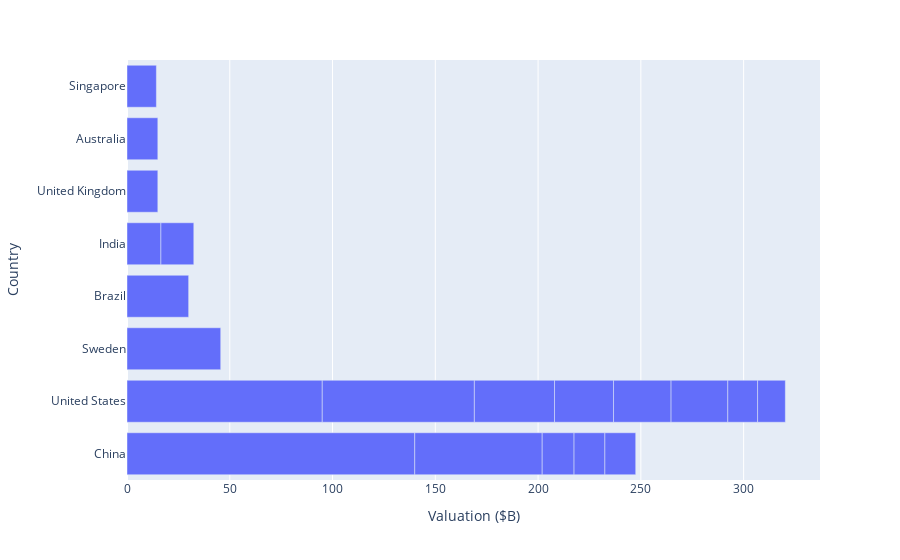

Notebook code cell kept with this figure:
### Code cell
# Bar chart shown horitzally top 20 companies valuation from each country
top_20_fig = px.bar(top_countries, x='Valuation ($B)', y='Country', orientation="h")
top_20_fig.show()

### Figure 1 — Plotly figure (JSON) as saved in the notebook; plotly's stock layout.template omitted (floating-point values rounded to 4 significant figures)
{"data": [{"alignmentgroup": "True", "hovertemplate": "Valuation ($B)=%{x}<br>Country=%{y}<extra></extra>", "legendgroup": "", "marker": {"color": "#636efa", "pattern": {"shape": ""}}, "name": "", "offsetgroup": "", "orientation": "h", "showlegend": false, "textposition": "auto", "type": "bar", "x": [140, 95, 74, 62, 45.6, 39, 30, 28.7, 28, 27.6, 16.5, 16, 15.5, 15, 15, 15, 15, 14.5, 14.3, 13.5], "xaxis": "x", "y": ["China", "United States", "United States", "China", "Sweden", "United States", "Brazil", "United States", "United States", "United States", "India", "India", "China", "United Kingdom", "Australia", "China", "China", "United States", "Singapore", "United States"], "yaxis": "y"}], "layout": {"autosize": true, "barmode": "relative", "legend": {"tracegroupgap": 0}, "margin": {"t": 60}, "xaxis": {"anchor": "y", "autorange": true, "domain": [0, 1], "range": [0, 337.2], "title": {"text": "Valuation ($B)"}, "type": "linear"}, "yaxis": {"anchor": "x", "autorange": true, "domain": [0, 1], "range": [-0.5, 7.5], "title": {"text": "Country"}, "type": "category"}}}
